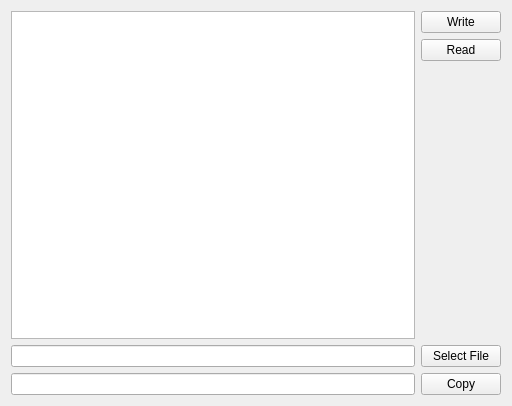
<?xml version="1.0" encoding="UTF-8"?>
<ui version="4.0">
 <class>Widget</class>
 <widget class="QWidget" name="Widget">
  <property name="geometry">
   <rect>
    <x>0</x>
    <y>0</y>
    <width>512</width>
    <height>406</height>
   </rect>
  </property>
  <property name="windowTitle">
   <string>Widget</string>
  </property>
  <layout class="QVBoxLayout" name="verticalLayout_2">
   <item>
    <layout class="QHBoxLayout" name="horizontalLayout">
     <item>
      <widget class="QTextEdit" name="textEdit"/>
     </item>
     <item>
      <layout class="QVBoxLayout" name="verticalLayout">
       <item>
        <widget class="QPushButton" name="writeButton">
         <property name="text">
          <string>Write</string>
         </property>
        </widget>
       </item>
       <item>
        <widget class="QPushButton" name="readButton">
         <property name="text">
          <string>Read</string>
         </property>
        </widget>
       </item>
       <item>
        <spacer name="verticalSpacer">
         <property name="orientation">
          <enum>Qt::Vertical</enum>
         </property>
         <property name="sizeHint" stdset="0">
          <size>
           <width>20</width>
           <height>40</height>
          </size>
         </property>
        </spacer>
       </item>
      </layout>
     </item>
    </layout>
   </item>
   <item>
    <layout class="QHBoxLayout" name="horizontalLayout_2">
     <item>
      <widget class="QLineEdit" name="srcLineEdit"/>
     </item>
     <item>
      <widget class="QPushButton" name="selectFileButton">
       <property name="text">
        <string>Select File</string>
       </property>
      </widget>
     </item>
    </layout>
   </item>
   <item>
    <layout class="QHBoxLayout" name="horizontalLayout_3">
     <item>
      <widget class="QLineEdit" name="desLineEdit"/>
     </item>
     <item>
      <widget class="QPushButton" name="copyButton">
       <property name="text">
        <string>Copy</string>
       </property>
      </widget>
     </item>
    </layout>
   </item>
  </layout>
 </widget>
 <resources/>
 <connections/>
</ui>
